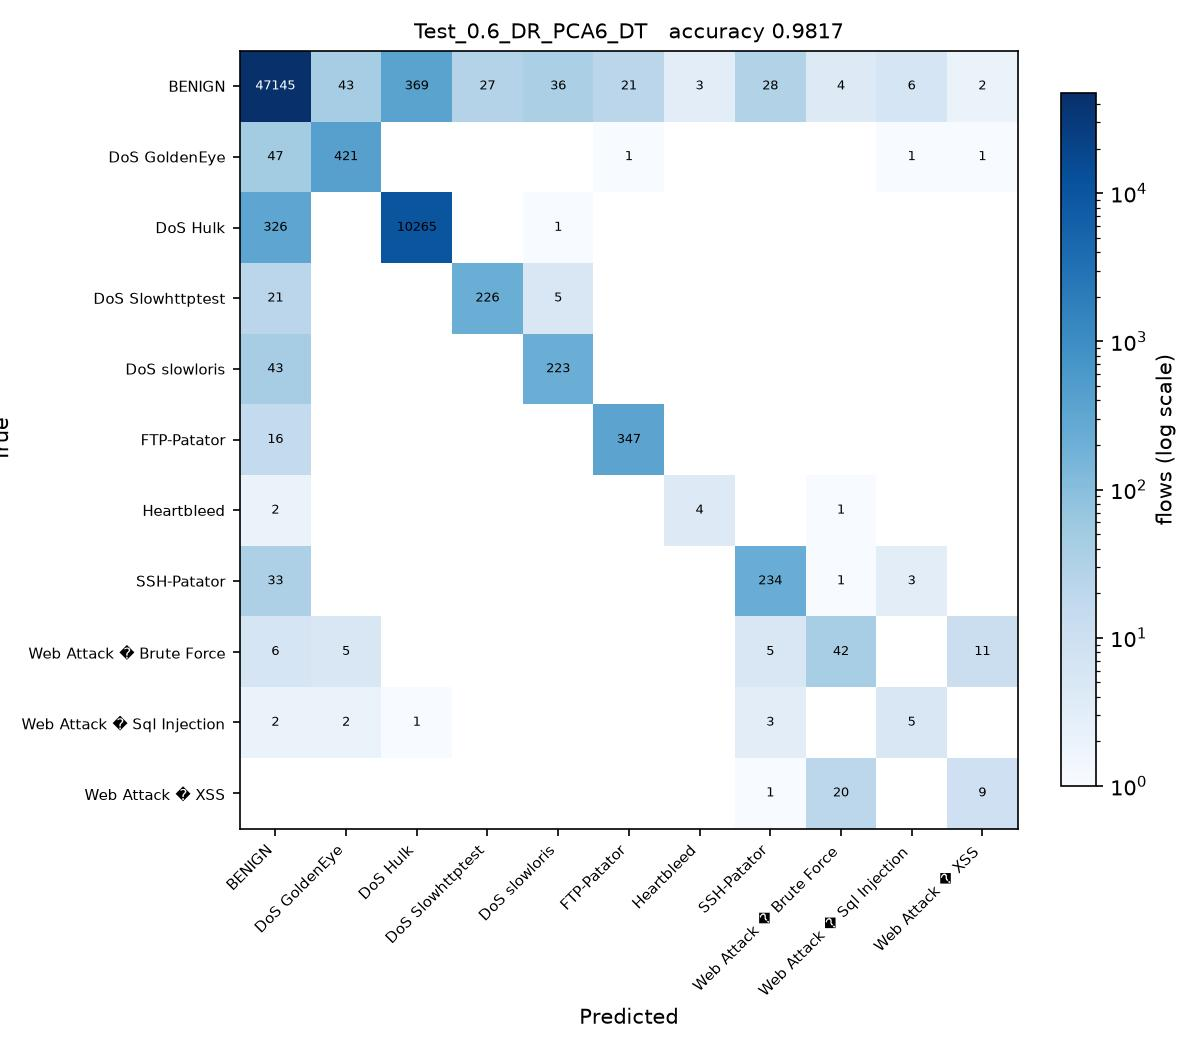

This chart was generated by the following Python code:
# Test_0.6_DR_PCA6_DT.py
#
# Test size 0.6  |  PCA, 6 components  |  Decision Tree (sheet #6)
#
# This is SGDC_60_40.py with the changes marked CHANGE below and nothing else.

import os
from pathlib import Path

# CHANGE 1: find the folder holding the three CSV files and run from there, so
# the plain file names below resolve no matter where this script is started
# from or how deeply it sits inside the project folder.
HERE = Path(__file__).resolve().parent
for PROJECT in [HERE, *HERE.parents]:
    if (PROJECT / 'Tuesday-WorkingHours.pcap_ISCX.csv').exists():
        os.chdir(PROJECT)
        break
else:
    raise SystemExit('Put this folder inside the folder that holds the three '
                     'CIC-IDS2017 CSV files, then run the script again.')
import numpy as np
import pandas as pd

df1 = pd.read_csv('Tuesday-WorkingHours.pcap_ISCX.csv', low_memory=True)
df2 = pd.read_csv('Wednesday-workingHours.pcap_ISCX.csv', low_memory=True)
df3 = pd.read_csv('Thursday-WorkingHours-Morning-WebAttacks.pcap_ISCX.csv', low_memory=True)

dataset = pd.concat([df1, df2, df3], ignore_index=True)

dataset.columns = dataset.columns.str.strip()

# CHANGE 2: a stratified sample of 100000 flows, the same for every run. An RBF
# SVM on all 1.3 million flows would take about an hour per script.
# At least 50 flows of every class are kept.
label = dataset.columns[-1]
dataset = pd.concat(
    [g.sample(n=min(len(g), max(50, round(100000 * len(g) / len(dataset)))), random_state=0)
     for _, g in dataset.groupby(label)],
    ignore_index=True
)

X = dataset.iloc[:, :-1]
y = dataset.iloc[:, -1]

X = X.apply(pd.to_numeric, errors='coerce')

X.replace([np.inf, -np.inf], np.nan, inplace=True)

from sklearn.impute import SimpleImputer

imputer = SimpleImputer(missing_values=np.nan, strategy='mean')
X = imputer.fit_transform(X)

from sklearn.preprocessing import LabelEncoder

labelencoder_y = LabelEncoder()
y = labelencoder_y.fit_transform(y)

from sklearn.model_selection import train_test_split

X_train, X_test, y_train, y_test = train_test_split(
    X,
    y,
    test_size=0.6,   # CHANGE 3: test size
    random_state=0,
    stratify=y
)

# CHANGE 4: PCA, from PCA_LDA_KErnel_PCA_CODE.pdf (fit only on training data)
from sklearn.decomposition import PCA

pca = PCA(n_components=6)
X_train = pca.fit_transform(X_train)
X_test = pca.transform(X_test)

# CHANGE 5: Decision Tree (sheet #6) in place of SGDClassifier
from sklearn.tree import DecisionTreeClassifier

classifier = DecisionTreeClassifier(
    criterion='entropy',
    random_state=0
)

classifier.fit(X_train, y_train)

y_pred = classifier.predict(X_test) 

from sklearn.metrics import confusion_matrix
from sklearn.metrics import accuracy_score
from sklearn.metrics import precision_score
from sklearn.metrics import recall_score
from sklearn.metrics import f1_score
from sklearn.metrics import classification_report

cm = confusion_matrix(y_test, y_pred)

print("Confusion Matrix:\n")
print(cm)

print("\nAccuracy : {:.4f}".format(accuracy_score(y_test, y_pred)))
print("\nPrecision : {:.4f}".format(precision_score(y_test, y_pred, average='weighted')))
print("\nRecall : {:.4f}".format(recall_score(y_test, y_pred, average='weighted')))
print("\nF1 Score : {:.4f}".format(f1_score(y_test, y_pred, average='weighted')))

print("\nClassification Report:\n")
print(classification_report(y_test, y_pred))

# CHANGE 6: save the confusion matrix as Test_0.6_DR_PCA6_DT.jpg and record the result
import matplotlib
matplotlib.use('Agg')
import matplotlib.pyplot as plt
from matplotlib.colors import LogNorm

here = HERE                     # the folder this script sits in
names = [str(c) for c in labelencoder_y.classes_]
fig, ax = plt.subplots(figsize=(8, 7))
im = ax.imshow(cm, cmap='Blues', norm=LogNorm(vmin=1))
ax.set_xticks(range(len(names)), names, rotation=45, ha='right', fontsize=7)
ax.set_yticks(range(len(names)), names, fontsize=7)
ax.set_xlabel('Predicted')
ax.set_ylabel('True')
ax.set_title('Test_0.6_DR_PCA6_DT   accuracy {:.4f}'.format(accuracy_score(y_test, y_pred)), fontsize=10)
for i in range(cm.shape[0]):
    for j in range(cm.shape[1]):
        if cm[i, j]:
            ax.text(j, i, cm[i, j], ha='center', va='center', fontsize=6,
                    color='white' if cm[i, j] > cm.max() / 3 else 'black')
fig.colorbar(im, ax=ax, fraction=0.04, label='flows (log scale)')
fig.tight_layout()
fig.savefig(here / 'Test_0.6_DR_PCA6_DT.jpg', dpi=150)
plt.close(fig)

row = pd.DataFrame([{
    'Test': 0.6, 'DR': 'PCA6', 'Clas': 'DT',
    'Acc': round(accuracy_score(y_test, y_pred), 4),
    'Pre': round(precision_score(y_test, y_pred, average='weighted'), 4),
    'Rec': round(recall_score(y_test, y_pred, average='weighted'), 4),
    'F1': round(f1_score(y_test, y_pred, average='weighted'), 4),
    'script': 'Test_0.6_DR_PCA6_DT',
}])
out = PROJECT / 'results' / '75_runs_pca.csv'
out.parent.mkdir(exist_ok=True)
if out.exists():
    old = pd.read_csv(out)
    row = pd.concat([old[old['script'] != 'Test_0.6_DR_PCA6_DT'], row], ignore_index=True)
row.to_csv(out, index=False)
